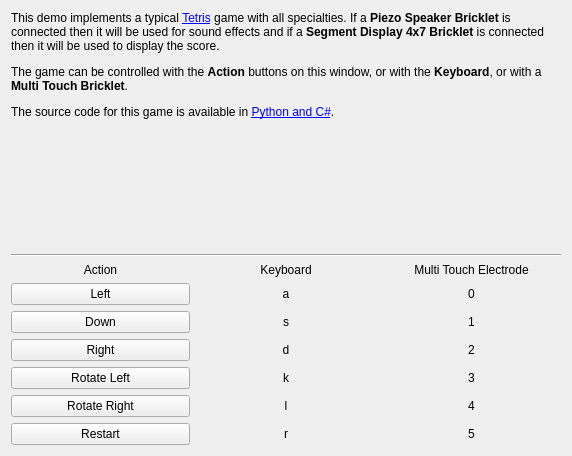
<?xml version="1.0" encoding="UTF-8"?>
<ui version="4.0">
 <class>Tetris</class>
 <widget class="QWidget" name="Tetris">
  <property name="geometry">
   <rect>
    <x>0</x>
    <y>0</y>
    <width>572</width>
    <height>456</height>
   </rect>
  </property>
  <property name="windowTitle">
   <string>Form</string>
  </property>
  <layout class="QHBoxLayout" name="horizontalLayout_2">
   <item>
    <layout class="QVBoxLayout" name="verticalLayout">
     <item>
      <widget class="QLabel" name="label">
       <property name="sizePolicy">
        <sizepolicy hsizetype="MinimumExpanding" vsizetype="MinimumExpanding">
         <horstretch>0</horstretch>
         <verstretch>1</verstretch>
        </sizepolicy>
       </property>
       <property name="text">
        <string>&lt;p&gt;This demo implements a typical &lt;a href=&quot;http://en.wikipedia.org/wiki/Tetris&quot;&gt;&lt;span style=&quot; text-decoration: underline; color:#0000ff;&quot;&gt;Tetris&lt;/span&gt;&lt;/a&gt; game with all specialties. If a &lt;b&gt;Piezo Speaker Bricklet&lt;/b&gt; is connected then it will be used for sound effects and if a &lt;b&gt;Segment Display 4x7 Bricklet&lt;/b&gt; is connected then it will be used to display the score.&lt;/p&gt;
&lt;p&gt;&lt;/p&gt;
&lt;p&gt;The game can be controlled with the &lt;b&gt;Action&lt;/b&gt; buttons on this window, or with the &lt;b&gt;Keyboard&lt;/b&gt;, or with a &lt;b&gt;Multi Touch Bricklet&lt;/b&gt;.&lt;/p&gt;
&lt;p&gt;&lt;/p&gt;
&lt;p&gt;The source code for this game is available in &lt;a href=&quot;http://www.tinkerforge.com/en/doc/Kits/Blinkenlights/Blinkenlights.html#tetris&quot;&gt;&lt;span style=&quot; text-decoration: underline; color:#0000ff;&quot;&gt;Python and C#&lt;/span&gt;&lt;/a&gt;.&lt;/p&gt;</string>
       </property>
       <property name="alignment">
        <set>Qt::AlignLeading|Qt::AlignLeft|Qt::AlignTop</set>
       </property>
       <property name="wordWrap">
        <bool>true</bool>
       </property>
       <property name="openExternalLinks">
        <bool>true</bool>
       </property>
      </widget>
     </item>
     <item>
      <widget class="Line" name="line">
       <property name="orientation">
        <enum>Qt::Horizontal</enum>
       </property>
      </widget>
     </item>
     <item>
      <layout class="QGridLayout" name="gridLayout">
       <item row="2" column="0">
        <widget class="QPushButton" name="button_s">
         <property name="text">
          <string>Down</string>
         </property>
        </widget>
       </item>
       <item row="4" column="0">
        <widget class="QPushButton" name="button_k">
         <property name="text">
          <string>Rotate Left</string>
         </property>
        </widget>
       </item>
       <item row="0" column="0">
        <widget class="QLabel" name="label_11">
         <property name="text">
          <string>Action</string>
         </property>
         <property name="alignment">
          <set>Qt::AlignCenter</set>
         </property>
        </widget>
       </item>
       <item row="0" column="1">
        <widget class="QLabel" name="label_10">
         <property name="text">
          <string>Keyboard</string>
         </property>
         <property name="alignment">
          <set>Qt::AlignCenter</set>
         </property>
        </widget>
       </item>
       <item row="3" column="0">
        <widget class="QPushButton" name="button_d">
         <property name="text">
          <string>Right</string>
         </property>
        </widget>
       </item>
       <item row="0" column="2">
        <widget class="QLabel" name="label_12">
         <property name="text">
          <string>Multi Touch Electrode</string>
         </property>
         <property name="alignment">
          <set>Qt::AlignCenter</set>
         </property>
        </widget>
       </item>
       <item row="1" column="0">
        <widget class="QPushButton" name="button_a">
         <property name="text">
          <string>Left</string>
         </property>
        </widget>
       </item>
       <item row="5" column="0">
        <widget class="QPushButton" name="button_l">
         <property name="text">
          <string>Rotate Right</string>
         </property>
        </widget>
       </item>
       <item row="6" column="0">
        <widget class="QPushButton" name="button_r">
         <property name="text">
          <string>Restart</string>
         </property>
        </widget>
       </item>
       <item row="1" column="1">
        <widget class="QLabel" name="label_2">
         <property name="text">
          <string>a</string>
         </property>
         <property name="alignment">
          <set>Qt::AlignCenter</set>
         </property>
        </widget>
       </item>
       <item row="2" column="1">
        <widget class="QLabel" name="label_3">
         <property name="text">
          <string>s</string>
         </property>
         <property name="alignment">
          <set>Qt::AlignCenter</set>
         </property>
        </widget>
       </item>
       <item row="3" column="1">
        <widget class="QLabel" name="label_4">
         <property name="text">
          <string>d</string>
         </property>
         <property name="alignment">
          <set>Qt::AlignCenter</set>
         </property>
        </widget>
       </item>
       <item row="4" column="1">
        <widget class="QLabel" name="label_5">
         <property name="text">
          <string>k</string>
         </property>
         <property name="alignment">
          <set>Qt::AlignCenter</set>
         </property>
        </widget>
       </item>
       <item row="5" column="1">
        <widget class="QLabel" name="label_6">
         <property name="text">
          <string>l</string>
         </property>
         <property name="alignment">
          <set>Qt::AlignCenter</set>
         </property>
        </widget>
       </item>
       <item row="6" column="1">
        <widget class="QLabel" name="label_7">
         <property name="text">
          <string>r</string>
         </property>
         <property name="alignment">
          <set>Qt::AlignCenter</set>
         </property>
        </widget>
       </item>
       <item row="1" column="2">
        <widget class="QLabel" name="label_8">
         <property name="text">
          <string>0</string>
         </property>
         <property name="alignment">
          <set>Qt::AlignCenter</set>
         </property>
        </widget>
       </item>
       <item row="2" column="2">
        <widget class="QLabel" name="label_9">
         <property name="text">
          <string>1</string>
         </property>
         <property name="alignment">
          <set>Qt::AlignCenter</set>
         </property>
        </widget>
       </item>
       <item row="3" column="2">
        <widget class="QLabel" name="label_13">
         <property name="text">
          <string>2</string>
         </property>
         <property name="alignment">
          <set>Qt::AlignCenter</set>
         </property>
        </widget>
       </item>
       <item row="4" column="2">
        <widget class="QLabel" name="label_14">
         <property name="text">
          <string>3</string>
         </property>
         <property name="alignment">
          <set>Qt::AlignCenter</set>
         </property>
        </widget>
       </item>
       <item row="5" column="2">
        <widget class="QLabel" name="label_15">
         <property name="text">
          <string>4</string>
         </property>
         <property name="alignment">
          <set>Qt::AlignCenter</set>
         </property>
        </widget>
       </item>
       <item row="6" column="2">
        <widget class="QLabel" name="label_16">
         <property name="text">
          <string>5</string>
         </property>
         <property name="alignment">
          <set>Qt::AlignCenter</set>
         </property>
        </widget>
       </item>
      </layout>
     </item>
    </layout>
   </item>
  </layout>
 </widget>
 <resources/>
 <connections/>
</ui>
